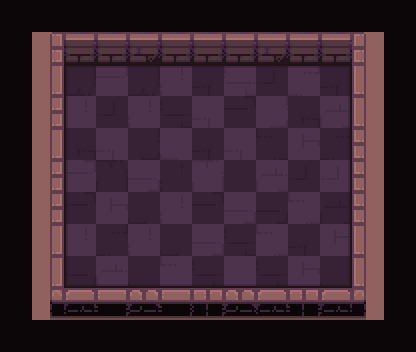

Rendered tile map (Tiled .tmx) drawn with the repository's tilesets; below, a short description and the full map source, tile grids included:
An orthogonal 13x11 tile map with 32x32 px tiles, 4 tile layers (path, types, ground, floor_shadow), 1 hidden layer not drawn and 10 objects (6x hero, 2x marker, frame, strategy).

<map version="1.2" tiledversion="2019.03.13" orientation="orthogonal" renderorder="right-down" width="13" height="11" tilewidth="32" tileheight="32" infinite="0" nextlayerid="285" nextobjectid="121">
 <tileset firstgid="1" name="tileset" tilewidth="32" tileheight="32" spacing="2" margin="1" tilecount="200" columns="10">
  <image source="tileset.png" trans="000000" width="340" height="680" />
  <terraintypes>
   <terrain name="floor" tile="79" />
   <terrain name="wall" tile="69" />
   <terrain name="hole" tile="78" />
   <terrain name="infected" tile="77" />
  </terraintypes>
 </tileset>
 <layer id="280" name="checkers" width="13" height="11" visible="0">
  <data encoding="csv">
0,69,0,69,0,69,0,69,0,69,0,69,0,
69,0,69,0,69,0,69,0,69,0,69,0,69,
0,69,0,69,0,69,0,69,0,69,0,69,0,
69,0,69,0,69,0,69,0,69,0,69,0,69,
0,69,0,69,0,69,0,69,0,69,0,69,0,
69,0,69,0,69,0,69,0,69,0,69,0,69,
0,69,0,69,0,69,0,69,0,69,0,69,0,
69,0,69,0,69,0,69,0,69,0,69,0,69,
0,69,0,69,0,69,0,69,0,69,0,69,0,
69,0,69,0,69,0,69,0,69,0,69,0,69,
0,69,0,69,0,69,0,69,0,69,0,69,0
</data>
 </layer>
 <objectgroup id="14" name="camera">
  <object id="12" name="frame" type="frame" x="50" y="32" width="316" height="271" />
  <object id="15" name="strategy" type="strategy" x="3" y="126">
   <point />
  </object>
 </objectgroup>
 <layer id="281" name="path" width="13" height="11">
  <data encoding="csv">
0,0,0,0,0,0,0,0,0,0,0,0,0,
0,0,0,0,0,0,0,0,0,0,0,0,0,
0,0,80,80,80,80,80,80,80,80,80,0,0,
0,0,80,80,80,80,80,80,80,80,80,0,0,
0,0,80,80,80,80,80,80,80,80,80,0,0,
0,0,80,80,80,80,80,80,80,80,80,0,0,
0,0,80,80,80,80,80,80,80,80,80,0,0,
0,0,80,80,80,80,80,80,80,80,80,0,0,
0,0,80,80,80,80,80,80,80,80,80,0,0,
0,0,0,0,0,0,0,0,0,0,0,0,0,
0,0,0,0,0,0,0,0,0,0,0,0,0
</data>
 </layer>
 <objectgroup id="2" name="objects">
  <object id="33" name="hero" type="hero" x="143" y="86">
   <properties>
    <property name="initialDirection" value="s" />
   </properties>
   <point />
  </object>
  <object id="34" name="hero" type="hero" x="174" y="88">
   <properties>
    <property name="initialDirection" value="s" />
   </properties>
   <point />
  </object>
  <object id="35" name="hero" type="hero" x="207" y="84">
   <properties>
    <property name="initialDirection" value="s" />
   </properties>
   <point />
  </object>
  <object id="36" name="hero" type="hero" x="240" y="84">
   <properties>
    <property name="initialDirection" value="s" />
   </properties>
   <point />
  </object>
  <object id="37" name="hero" type="hero" x="270" y="86">
   <properties>
    <property name="initialDirection" value="s" />
   </properties>
   <point />
  </object>
  <object id="38" name="hero" type="hero" x="304" y="82">
   <properties>
    <property name="initialDirection" value="s" />
   </properties>
   <point />
  </object>
  <object id="99" name="eggs_origin" type="marker" x="111" y="119">
   <point />
  </object>
  <object id="120" name="eggs_origin" type="marker" x="146" y="115">
   <point />
  </object>
 </objectgroup>
 <layer id="282" name="types" width="13" height="11">
  <data encoding="csv">
79,79,79,79,79,79,79,79,79,79,79,79,79,
79,70,70,70,70,70,70,70,70,70,70,70,79,
79,70,80,80,80,80,80,80,80,80,80,70,79,
79,70,80,80,80,80,80,80,80,80,80,70,79,
79,70,80,80,80,80,80,80,80,80,80,70,79,
79,70,80,80,80,80,80,80,80,80,80,70,79,
79,70,80,80,80,80,80,80,80,80,80,70,79,
79,70,80,80,80,80,80,80,80,80,80,70,79,
79,70,80,80,80,80,80,80,80,80,80,70,79,
79,70,70,70,70,70,70,70,70,70,70,70,79,
79,79,79,79,79,79,79,79,79,79,79,79,79
</data>
 </layer>
 <layer id="283" name="ground" width="13" height="11">
  <data encoding="csv">
0,0,0,0,0,0,0,0,0,0,0,0,0,
0,1,2,5,4,2,5,5,4,5,2,6,0,
0,11,8,142,8,154,30,152,37,121,30,16,0,
0,21,154,37,154,38,144,28,131,27,153,16,0,
0,11,27,144,17,134,30,144,10,132,7,26,0,
0,21,142,29,123,40,143,19,153,37,151,26,0,
0,21,28,132,20,154,28,123,9,124,39,26,0,
0,11,154,7,154,20,123,38,124,30,132,16,0,
0,31,9,153,20,124,38,133,38,132,20,36,0,
0,41,42,52,43,52,53,43,42,53,45,46,0,
0,0,0,0,0,0,0,0,0,0,0,0,0
</data>
 </layer>
 <layer id="284" name="floor_shadow" width="13" height="11">
  <data encoding="csv">
0,0,0,0,0,0,0,0,0,0,0,0,0,
0,0,0,0,0,0,0,0,0,0,0,0,0,
0,0,12,13,13,13,13,13,13,13,15,0,0,
0,0,22,0,0,0,0,0,0,0,25,0,0,
0,0,22,0,0,0,0,0,0,0,25,0,0,
0,0,22,0,0,0,0,0,0,0,25,0,0,
0,0,22,0,0,0,0,0,0,0,25,0,0,
0,0,22,0,0,0,0,0,0,0,25,0,0,
0,0,32,33,33,33,33,33,33,33,35,0,0,
0,0,0,0,0,0,0,0,0,0,0,0,0,
0,0,0,0,0,0,0,0,0,0,0,0,0
</data>
 </layer>
</map>
